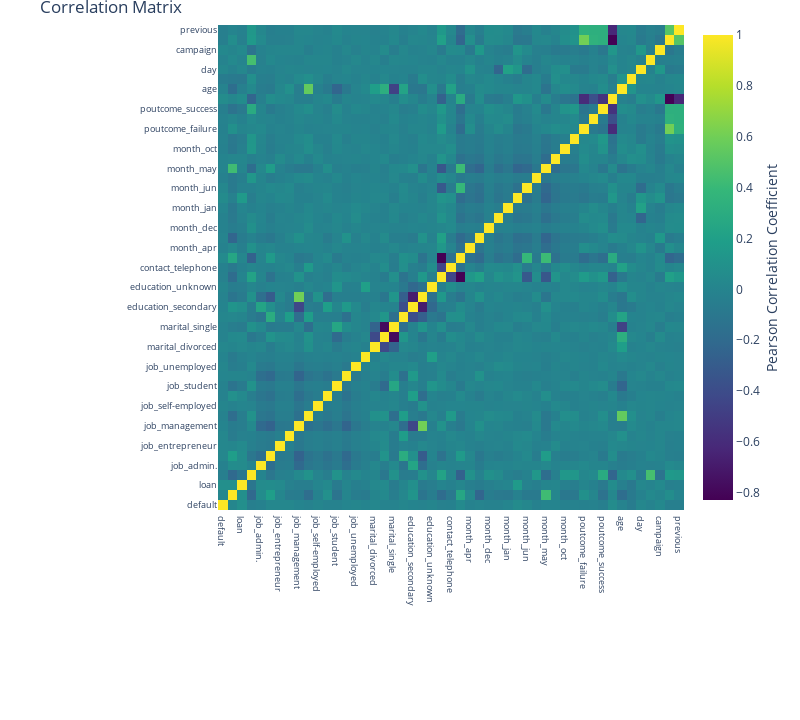

Notebook source saved alongside this figure:
### Markdown cell above
### Correlation Matrix

### Code cell
# Correlation 
cor = df.corr()
# Labels
lab = cor.columns.tolist()
# convert to array
cor_array= np.array(cor)

# Plotting
trace = go.Heatmap(z = cor_array,
                  x= lab,
                  y = lab,
                  colorscale = "Viridis",
                  colorbar = dict(title = "Pearson Correlation Coefficient",
                                 titleside = "right"
                                 ),
                  )
layout = go.Layout(dict(title = "Correlation Matrix",
                       autosize = False,
                       height = 720, width = 800,
                       margin = dict(r = 9, l = 218,
                                    t = 25, b = 210,),
                       yaxis = dict(tickfont = dict(size = 9)),
                       xaxis = dict(tickfont = dict(size = 9))
                       )
                  )
data = [trace]
fig = go.Figure(data = data, layout = layout)
py.iplot(fig)

### Figure 1 — Plotly figure (JSON) as saved in the notebook; plotly's stock layout.template omitted (floating-point values rounded to 4 significant figures; data arrays with more than 128 entries replaced by an {"elided": "..."} marker saying what was removed)
{"data": [{"colorbar": {"title": {"side": "right", "text": "Pearson Correlation Coefficient"}}, "colorscale": [[0, "#440154"], [0.1111, "#482878"], [0.2222, "#3e4989"], [0.3333, "#31688e"], [0.4444, "#26828e"], [0.5556, "#1f9e89"], [0.6667, "#35b779"], [0.7778, "#6ece58"], [0.8889, "#b5de2b"], [1, "#fde725"]], "type": "heatmap", "x": ["default", "housing", "loan", "deposit", "job_admin.", "job_blue-collar", "job_entrepreneur", "job_housemaid", "job_management", "job_retired", "job_self-employed", "job_services", "job_student", "job_technician", "job_unemployed", "job_unknown", "marital_divorced", "marital_married", "marital_single", "education_primary", "education_secondary", "education_tertiary", "education_unknown", "contact_cellular", "contact_telephone", "contact_unknown", "month_apr", "month_aug", "month_dec", "month_feb", "month_jan", "month_jul", "month_jun", "month_mar", "month_may", "month_nov", "month_oct", "month_sep", "poutcome_failure", "poutcome_other", "poutcome_success", "poutcome_unknown", "age", "balance", "day", "duration", "campaign", "pdays", "previous"], "y": ["default", "housing", "loan", "deposit", "job_admin.", "job_blue-collar", "job_entrepreneur", "job_housemaid", "job_management", "job_retired", "job_self-employed", "job_services", "job_student", "job_technician", "job_unemployed", "job_unknown", "marital_divorced", "marital_married", "marital_single", "education_primary", "education_secondary", "education_tertiary", "education_unknown", "contact_cellular", "contact_telephone", "contact_unknown", "month_apr", "month_aug", "month_dec", "month_feb", "month_jan", "month_jul", "month_jun", "month_mar", "month_may", "month_nov", "month_oct", "month_sep", "poutcome_failure", "poutcome_other", "poutcome_success", "poutcome_unknown", "age", "balance", "day", "duration", "campaign", "pdays", "previous"], "z": {"elided": "49x49 float values"}}], "layout": {"autosize": false, "height": 720, "margin": {"b": 210, "l": 218, "r": 9, "t": 25}, "title": {"text": "Correlation Matrix"}, "width": 800, "xaxis": {"tickfont": {"size": 9}}, "yaxis": {"tickfont": {"size": 9}}}}
